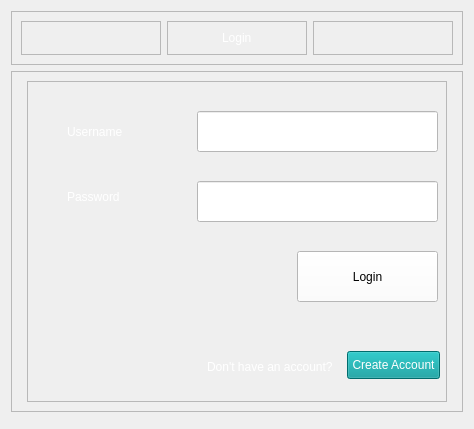
            <widget class="QWidget" name="Login_page">
             <layout class="QVBoxLayout" name="verticalLayout_38">
              <item>
               <widget class="QFrame" name="frame_50">
                <property name="frameShape">
                 <enum>QFrame::StyledPanel</enum>
                </property>
                <property name="frameShadow">
                 <enum>QFrame::Raised</enum>
                </property>
                <layout class="QHBoxLayout" name="horizontalLayout_39">
                 <item>
                  <widget class="QFrame" name="frame_51">
                   <property name="frameShape">
                    <enum>QFrame::StyledPanel</enum>
                   </property>
                   <property name="frameShadow">
                    <enum>QFrame::Raised</enum>
                   </property>
                  </widget>
                 </item>
                 <item alignment="Qt::AlignBottom">
                  <widget class="QFrame" name="frame_52">
                   <property name="frameShape">
                    <enum>QFrame::StyledPanel</enum>
                   </property>
                   <property name="frameShadow">
                    <enum>QFrame::Raised</enum>
                   </property>
                   <layout class="QHBoxLayout" name="horizontalLayout_40">
                    <item alignment="Qt::AlignHCenter">
                     <widget class="QLabel" name="label_33">
                      <property name="styleSheet">
                       <string notr="true">color: rgb(255, 255, 255);
font: 75 28pt &quot;Times New Roman&quot;;</string>
                      </property>
                      <property name="text">
                       <string>Login</string>
                      </property>
                     </widget>
                    </item>
                   </layout>
                  </widget>
                 </item>
                 <item>
                  <widget class="QFrame" name="frame_68">
                   <property name="frameShape">
                    <enum>QFrame::StyledPanel</enum>
                   </property>
                   <property name="frameShadow">
                    <enum>QFrame::Raised</enum>
                   </property>
                  </widget>
                 </item>
                </layout>
               </widget>
              </item>
              <item>
               <widget class="QFrame" name="frame_70">
                <property name="frameShape">
                 <enum>QFrame::StyledPanel</enum>
                </property>
                <property name="frameShadow">
                 <enum>QFrame::Raised</enum>
                </property>
                <layout class="QHBoxLayout" name="horizontalLayout_49">
                 <item>
                  <widget class="QFrame" name="frame_71">
                   <property name="frameShape">
                    <enum>QFrame::StyledPanel</enum>
                   </property>
                   <property name="frameShadow">
                    <enum>QFrame::Raised</enum>
                   </property>
                  </widget>
                 </item>
                 <item>
                  <widget class="QFrame" name="frame_72">
                   <property name="minimumSize">
                    <size>
                     <width>420</width>
                     <height>321</height>
                    </size>
                   </property>
                   <property name="maximumSize">
                    <size>
                     <width>400</width>
                     <height>321</height>
                    </size>
                   </property>
                   <property name="frameShape">
                    <enum>QFrame::StyledPanel</enum>
                   </property>
                   <property name="frameShadow">
                    <enum>QFrame::Raised</enum>
                   </property>
                   <widget class="QPushButton" name="createaccbutton">
                    <property name="geometry">
                     <rect>
                      <x>320</x>
                      <y>270</y>
                      <width>93</width>
                      <height>28</height>
                     </rect>
                    </property>
                    <property name="styleSheet">
                     <string notr="true">QPushButton{
	font: 8pt &quot;Times New Roman&quot;;
	background-color: rgb(0, 151, 152);
color: rgb(255, 255, 255);
}</string>
                    </property>
                    <property name="text">
                     <string>Create Account</string>
                    </property>
                   </widget>
                   <widget class="QLabel" name="label_34">
                    <property name="geometry">
                     <rect>
                      <x>180</x>
                      <y>270</y>
                      <width>141</width>
                      <height>31</height>
                     </rect>
                    </property>
                    <property name="styleSheet">
                     <string notr="true">color:rgb(255, 255, 255);
font: 8pt &quot;Times New Roman&quot;;</string>
                    </property>
                    <property name="text">
                     <string>Don't have an account?</string>
                    </property>
                   </widget>
                   <widget class="QLineEdit" name="password">
                    <property name="geometry">
                     <rect>
                      <x>170</x>
                      <y>100</y>
                      <width>241</width>
                      <height>41</height>
                     </rect>
                    </property>
                    <property name="styleSheet">
                     <string notr="true">background-color: rgb(255, 255, 255);
font: 10pt &quot;Times New Roman&quot;;</string>
                    </property>
                   </widget>
                   <widget class="QLabel" name="label_35">
                    <property name="geometry">
                     <rect>
                      <x>40</x>
                      <y>100</y>
                      <width>111</width>
                      <height>31</height>
                     </rect>
                    </property>
                    <property name="styleSheet">
                     <string notr="true">color: rgb(255, 255, 255);
font: 14pt &quot;Times New Roman&quot;;</string>
                    </property>
                    <property name="text">
                     <string>Password</string>
                    </property>
                   </widget>
                   <widget class="QLabel" name="label_36">
                    <property name="geometry">
                     <rect>
                      <x>40</x>
                      <y>30</y>
                      <width>111</width>
                      <height>41</height>
                     </rect>
                    </property>
                    <property name="styleSheet">
                     <string notr="true">color: rgb(255, 255, 255); 
font: 14pt &quot;Times New Roman&quot;;</string>
                    </property>
                    <property name="text">
                     <string>Username</string>
                    </property>
                   </widget>
                   <widget class="QPushButton" name="loginbutton">
                    <property name="geometry">
                     <rect>
                      <x>270</x>
                      <y>170</y>
                      <width>141</width>
                      <height>51</height>
                     </rect>
                    </property>
                    <property name="styleSheet">
                     <string notr="true">font: 12pt &quot;Times New Roman&quot;;
background-color: rgb(255, 255, 255);</string>
                    </property>
                    <property name="text">
                     <string>Login</string>
                    </property>
                   </widget>
                   <widget class="QLineEdit" name="Email">
                    <property name="geometry">
                     <rect>
                      <x>170</x>
                      <y>30</y>
                      <width>241</width>
                      <height>41</height>
                     </rect>
                    </property>
                    <property name="styleSheet">
                     <string notr="true">background-color: rgb(255, 255, 255);
font: 10pt &quot;Times New Roman&quot;;</string>
                    </property>
                   </widget>
                   <widget class="QLabel" name="warning">
                    <property name="geometry">
                     <rect>
                      <x>10</x>
                      <y>170</y>
                      <width>251</width>
                      <height>61</height>
                     </rect>
                    </property>
                    <property name="styleSheet">
                     <string notr="true">font: 10pt &quot;Times New Roman&quot;;
color: rgb(255, 255, 255);</string>
                    </property>
                    <property name="text">
                     <string/>
                    </property>
                   </widget>
                  </widget>
                 </item>
                 <item>
                  <widget class="QFrame" name="frame_73">
                   <property name="frameShape">
                    <enum>QFrame::StyledPanel</enum>
                   </property>
                   <property name="frameShadow">
                    <enum>QFrame::Raised</enum>
                   </property>
                  </widget>
                 </item>
                </layout>
               </widget>
              </item>
              <item>
               <widget class="QFrame" name="frame_69">
                <property name="frameShape">
                 <enum>QFrame::StyledPanel</enum>
                </property>
                <property name="frameShadow">
                 <enum>QFrame::Raised</enum>
                </property>
               </widget>
              </item>
             </layout>
            </widget>
